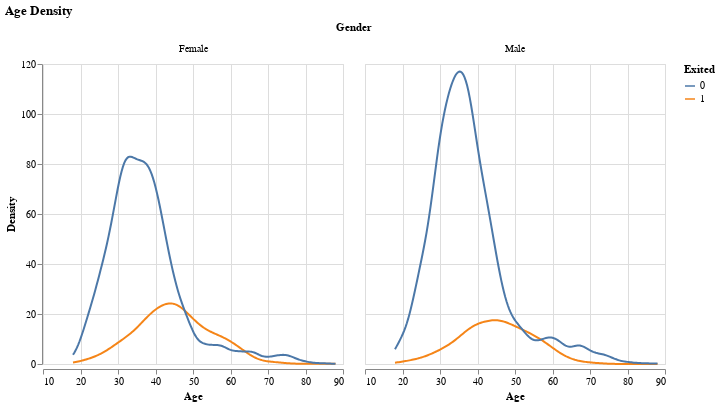

Notebook cell for this chart:
### Markdown cell above
# [2.1- Illustrate the correlation or connection between different columns in the dataset.](#2.1)

### Code cell
Gender_Density = (alt.Chart(data[:5000])
              .transform_density(
                                  'Age' , 
                                   groupby = ['Exited' , 'Gender'] ,
                                   as_     = ['Age' , 'Density'] ,
                                   counts  = True,).mark_line().encode(
                                 x='Age',
                                 y = 'Density:Q',
                                 color= 'Exited:N',
                                 tooltip='Age').facet('Gender',
                                 title = 'Age Density'))
Gender_Density

### Figure 1 — Vega-Lite specification as saved in the notebook (floating-point values rounded to 4 significant figures; data arrays with more than 128 entries replaced by an {"elided": "..."} marker saying what was removed)
{"config": {"view": {"continuousWidth": 300, "continuousHeight": 300}}, "data": {"name": "data-aa8994c8ec4e5f2011e931eed716d28f"}, "facet": {"field": "Gender", "type": "nominal"}, "spec": {"mark": {"type": "line"}, "encoding": {"color": {"field": "Exited", "type": "nominal"}, "tooltip": {"field": "Age", "type": "quantitative"}, "x": {"field": "Age", "type": "quantitative"}, "y": {"field": "Density", "type": "quantitative"}}, "transform": [{"density": "Age", "counts": true, "groupby": ["Exited", "Gender"], "as": ["Age", "Density"]}]}, "title": "Age Density", "$schema": "https://vega.github.io/schema/vega-lite/v5.14.1.json", "datasets": {"data-aa8994c8ec4e5f2011e931eed716d28f": {"elided": "5000 records"}}}
